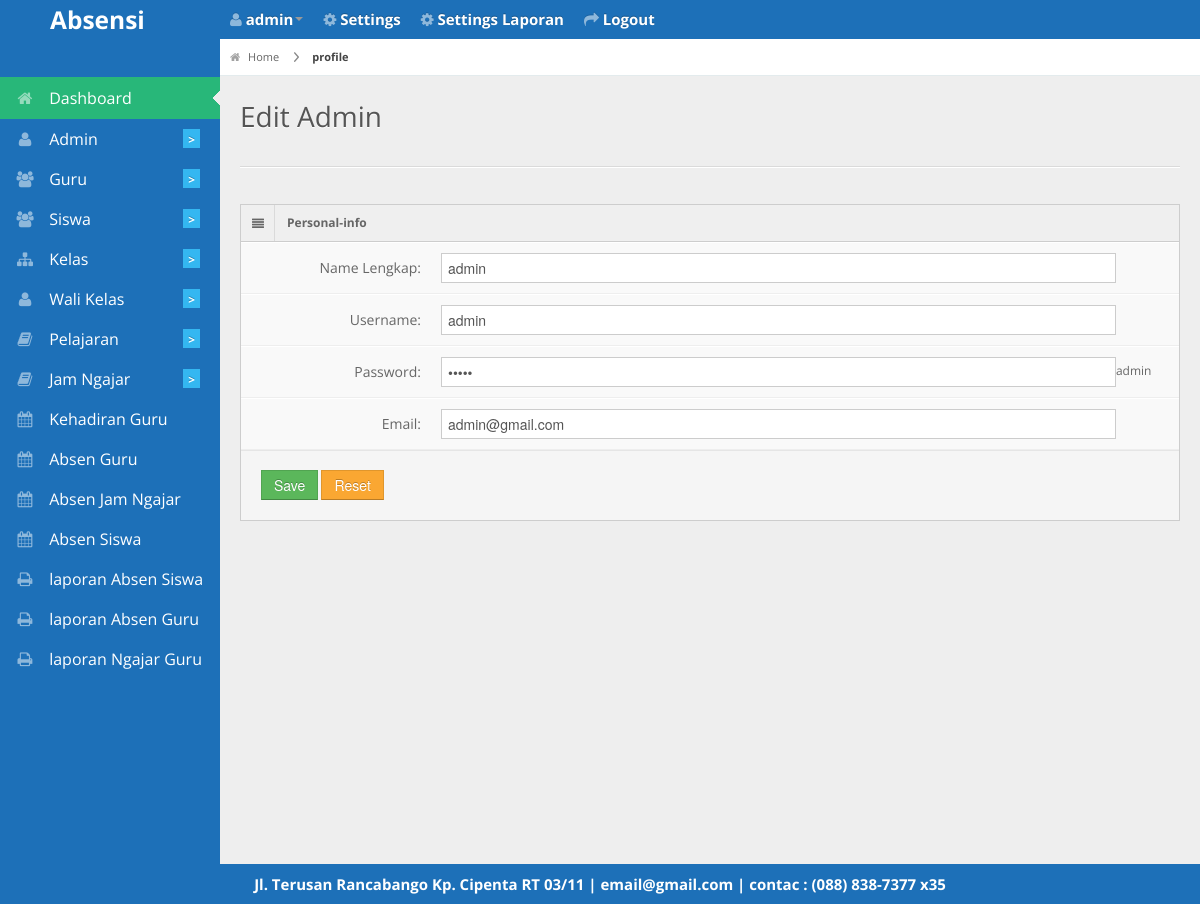
The app's page /editprofile.php (signed in) with its own data.
### tables this page shows
CREATE TABLE `user` (
  `id_user` int(11) NOT NULL,
  `username` varchar(15) NOT NULL,
  `password` varchar(15) NOT NULL,
  `nama` varchar(30) NOT NULL,
  `email` varchar(50) NOT NULL,
  `akses` varchar(15) NOT NULL
);

CREATE TABLE `biodata` (
  `id_biodata` int(11) NOT NULL,
  `nama_sekolah` varchar(255) NOT NULL,
  `alamat` varchar(255) NOT NULL,
  `photo` varchar(255) NOT NULL,
  `email` varchar(255) NOT NULL,
  `telepon` varchar(20) NOT NULL,
  `kota` varchar(50) NOT NULL
);

### editprofile.php (the view)
<?php
 include 'db/koneksi.php';
 include 'layout/header.php'; ?>
 <div id="content">
 <div id="content-header">
   <div id="breadcrumb"> <a href="index.html" title="Go to Home" class="tip-bottom"><i class="icon-home"></i> Home</a>
     <a href="#" class="current">profile</a></div>
   <h1>Edit Admin</h1>
 </div>
 <div class="container-fluid">
   <hr>
   <div class="row-fluid">
     <div class="span12">
       <div class="widget-box">
         <div class="widget-title"> <span class="icon"> <i class="icon-align-justify"></i> </span>
           <h5>Personal-info</h5>
         </div>
         <div class="widget-content nopadding">
           <?php
           if ($_SESSION['akses']=="wali_kelas") {
             $query_pilih_tampil=mysqli_query($konek,"select * from wali_kelas where id_wali=$_SESSION[id_user]");
             while($data=mysqli_fetch_array($query_pilih_tampil)){
               ?>
             <form action="./proseseditprofile.php?edit_wali" method="post" class="form-horizontal">
               <div class="control-group">
                 <label class="control-label">Username:</label>
                 <div class="controls">
                   <input type="text" class="span11" placeholder="Username"name="username"
                   value="<?php echo $data['username']; ?>" />
                 </div>
               </div>
               <div class="control-group">
                 <label class="control-label">Password:</label>
                 <div class="controls">
                   <input type="password" class="span11" placeholder="Password"name="password"
                   value="<?php echo $data['password']; ?>" /><?php echo $data['password']; ?>
                 </div>
               </div>
               <div class="form-actions">
                 <button type="submit" class="btn btn-success">Save</button>
                  <button type="reset" class="btn btn-warning">Reset</button>
               </div>
             </form>
           <?PHP  } }else{
           $query_pilih_tampil=mysqli_query($konek,"select * from user where id_user=$_SESSION[id_user]");
           while($data=mysqli_fetch_array($query_pilih_tampil)){
             ?>
           <form action="./proseseditprofile.php?edit_user" method="post" class="form-horizontal">
             <div class="control-group">
               <label class="control-label">Name Lengkap:</label>
               <div class="controls">
                 <input type="text" class="span11" placeholder="Nama Lengkap"name="nama"
                 value="<?php echo $data['nama']; ?>" />
               </div>
             </div>
             <div class="control-group">
               <label class="control-label">Username:</label>
               <div class="controls">
                 <input type="text" class="span11" placeholder="Username"name="username"
                 value="<?php echo $data['username']; ?>" />
               </div>
             </div>
             <div class="control-group">
               <label class="control-label">Password:</label>
               <div class="controls">
                 <input type="password" class="span11" placeholder="Password"name="password"
                 value="<?php echo $data['password']; ?>" /><?php echo $data['password']; ?>
               </div>
             </div>
             <div class="control-group">
               <label class="control-label">Email:</label>
               <div class="controls">
                 <input type="email" class="span11" placeholder="Email"name="email"
                 value="<?php echo $data['email']; ?>" />
               </div>
             </div>
             <div class="form-actions">
               <button type="submit" class="btn btn-success">Save</button>
                <button type="reset" class="btn btn-warning">Reset</button>
             </div>
           </form>
           <?php
         }
       } ?>
         </div>
       </div>
     </div>
   </div>
 </div>
</div>
 <?php include 'layout/footer.php'; ?>

### layout/footer.php (shortened to what this page needs)
<div class="row-fluid">
  <div id="footer" class="span12"style="
    color: #fff;
    font-weight: bold;
    font-size: 15px;
">
     <?php echo "$header_photo[alamat] | $header_photo[email] | contac : $header_photo[telepon]"; ?> </div>
</div>
</body>
</html>

### css/matrix-style.css (style rules this page uses)
* { outline:none !important; -moz-outline: none !important; }
html, body { height:100% }
body { overflow-x: hidden; margin-top: -10px; font-family: 'Open Sans', sans-serif; font-size:12px; color:#666; }
a { color:#666; }
select, textarea, input[type="text"], input[type="password"], input[type="datetime"], input[type="datetime-local"], input[type="date"], input[type="month"], input[type="time"], input[type="week"], input[type="number"], input[type="email"], input[type="url"], input[type="search"], input[type="tel"], input[type="color"], .uneditable-input, .label, .dropdown-menu, .btn, .well, .progress, .table-bordered, .btn-group > .btn:first-child, .btn-group > .btn:last-child, .btn-group > .btn:last-child, .btn-group > .dropdown-toggle, .alert { border-radius:0px; }
.btn, textarea, input[type="text"], input[type="password"], input[type="datetime"], input[type="datetime-local"], input[type="date"], input[type="month"], input[type="time"], input[type="week"], input[type="number"], input[type="email"], input[type="url"], input[type="search"], input[type="tel"], input[type="color"], .uneditable-input { box-shadow:none; }
.progress, .progress-success .bar, .progress .bar-success, .progress-warning .bar, .progress .bar-warning, .progress-danger .bar, .progress .bar-danger, .progress-info .bar, .progress .bar-info, .btn, .btn-primary { background-image:none; }
.form-horizontal .form-actions { padding-left:20px; }
#footer { padding:10px; text-align:center; }
hr { border-top-color:#dadada; }
#content { background: none repeat scroll 0 0 #eeeeee; margin-left: 220px; margin-right: 0; padding-bottom: 25px; position: relative; min-height:100%; width: auto; }
#content-header { position: abslute; width: 100%; margin-top: -38px; z-index: 20; }
#content-header h1 { color: #555555; font-size: 28px; font-weight: normal; float: none; text-shadow: 0 1px 0 #ffffff; margin-left: 20px; position: relative; }
#content-header h1, #content-header .btn-group { margin-top: 20px; }
#breadcrumb { background-color: #fff; border-bottom: 1px solid #e3ebed; }
#breadcrumb a { padding: 8px 20px 8px 10px; display: inline-block; background-image: url('../img/breadcrumb.png'); background-position: center right; background-repeat: no-repeat; font-size: 11px; color: #666666; }
#breadcrumb a:last-child { background-image:none; }
#breadcrumb a.current { font-weight: bold; color: #444444; }
#breadcrumb a i { margin-right: 5px; opacity: .6; }
.stat-boxes .peity_bar_good, .stat-boxes .peity_line_good, { color: #459D1C; }
.widget-box { background: none repeat scroll 0 0 #F9F9F9; border-left: 1px solid #CDCDCD; border-top: 1px solid #CDCDCD; border-right: 1px solid #CDCDCD; clear: both; margin-top: 16px; margin-bottom: 16px; position: relative; }
.widget-title, .modal-header, .table th, div.dataTables_wrapper .ui-widget-header { background:#efefef; border-bottom: 1px solid #CDCDCD; height: 36px; }
.widget-title span.icon { padding: 9px 10px 7px 11px; float: left; border-right:1px solid #dadada; }
.widget-title h5 { color: #666; float: left; font-size: 12px; font-weight: bold; padding: 12px; line-height: 12px; margin: 0; }
.widget-content { padding:15px; border-bottom: 1px solid #cdcdcd; }
.nopadding { padding: 0 !important; }
form { margin-bottom: 0; }
.form-horizontal .control-group { border-top: 1px solid #ffffff; border-bottom: 1px solid #eeeeee; margin-bottom: 0; }
.form-horizontal .control-label { padding-top: 15px; width: 180px; }
.form-horizontal .controls { margin-left: 200px; padding: 10px 0; }
.form-horizontal .form-actions { margin-top: 0; margin-bottom: 0; }

### css/matrix-media.css (style rules this page uses)
body { background: #1d70b8; }

### records on screen
user: nama "admin", username "admin", password "admin", email "admin@gmail.com"
biodata: alamat "Jl. Terusan Rancabango Kp. Cipenta RT 03/11", email "email@gmail.com", telepon "(088) 838-7377 x35"

### other values on screen
$_SESSION['username'] "admin"
